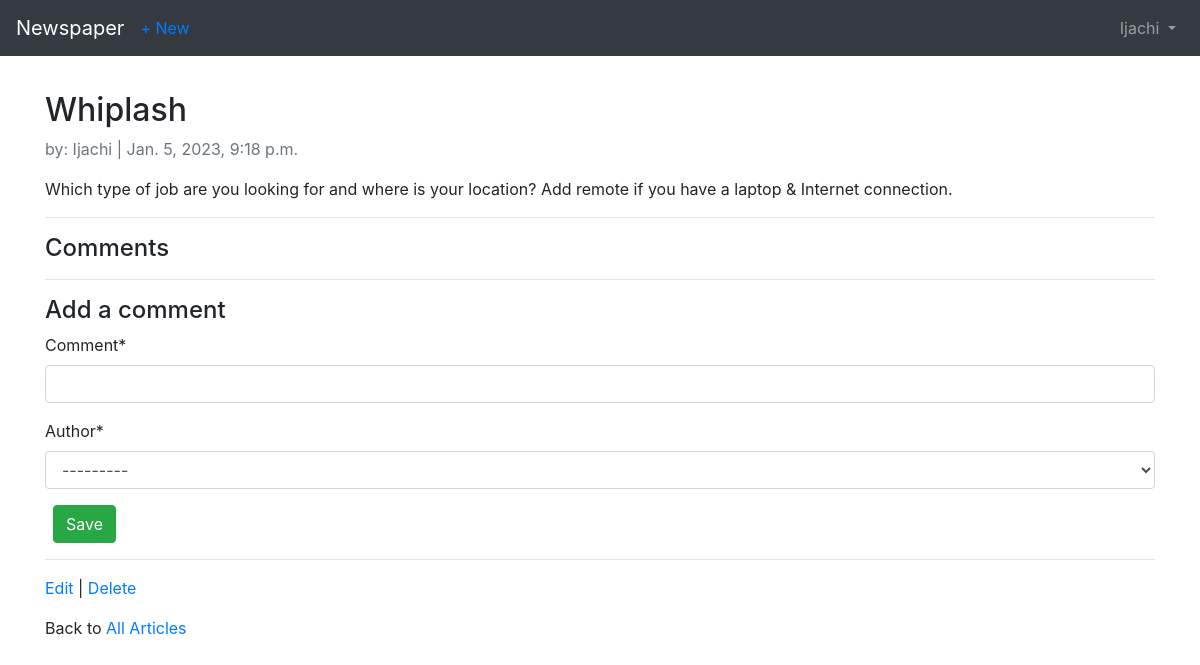
Page /articles/3/ (signed in) on the committed database.
### users/models.py (models this page shows)
class CustomUser(AbstractUser):
    age = models.PositiveIntegerField(null=True, blank=True)

### articles/models.py (models this page shows, shortened)
class Article(models.Model):
    title = models.CharField(max_length=255)
    body = models.TextField()
    date = models.DateTimeField(auto_now_add=True)
    author = models.ForeignKey(
        get_user_model(),
        on_delete=models.CASCADE,
    )

### articles/views.py (the view, shortened to what this page needs)
# urls.py: path("<int:pk>/", ArticleDetailView.as_view(), name="article_detail"),
class ArticleDetailView(LoginRequiredMixin, View):
    def get(self, request, *args, **kwargs):
        view = CommentGet.as_view()
        return view(request, *args, **kwargs)

### articles/views.py (called while the page is built)
    def get_context_data(self, **kwargs):
        context = super().get_context_data(**kwargs)
        context["form"] = CommentForm
        return context

### templates/article_detail.html (shortened to what this page needs)
{% extends "base.html" %}
{% load crispy_forms_tags %}
{% block content %}
    <div class="article-entry">
        <h2>{{ article.title }}</h2>
        <p class="text-muted">by: {{ article.author|capfirst }} | {{ article.date }}</p>
        <p>{{ article.body|linebreaksbr }}</p>
    </div>
    <hr>
    <h4>Comments</h4>
    <hr>
    <h4>Add a comment</h4>
    <form action="" method="post">
        {{ form|crispy }}
        <button class="btn btn-success ml-2" type="submit">Save</button>
    </form>
    <hr>
    <p>
        <a href="{% url 'article_edit' article.pk %}">Edit</a> |
        <a href="{% url 'article_delete' article.pk %}">Delete</a>
    </p>
    <p>Back to <a href="{% url 'article_list' %}">All Articles</a></p>
{% endblock content %}

### templates/base.html (shortened to what this page needs)
<!DOCTYPE html>
<html lang="en">
<head>
    <link rel="stylesheet" href="https://stackpath.bootstrapcdn.com/bootstrap/4.1.3/css/bootstrap.min.css">
</head>
<body>
    <nav class="navbar navbar-expand-md navbar-dark bg-dark mb-4">
        <a class="navbar-brand" href="{% url 'home' %}">Newspaper</a>
        {% if user.is_authenticated %}
            <ul class="navbar-nav mr-auto">
                <li class="nav-item"><a href="{% url 'article_new' %}">+ New</a></li>
            </ul>
        {% endif %}
            {% if user.is_authenticated %}
                <ul class="navbar-nav ml-auto">
                    <li class="nav-item">
                        <a class="nav-link dropdown-toggle" href="#" id="userMenu" data-toggle="dropdown" aria-haspopup="true" aria-expanded="false">
                            {{ user.username.title }}
                        </a>
                    </li>
                </ul>
            {% endif %}
    </nav>
    <div class="container" style="margin-top: 35px;">
        {% block content %}
        {% endblock content %}
    </div>
</body>
</html>

### rows in the picture
CustomUser: username "Ijachi"
Article: title "Whiplash", author "Ijachi", date "Jan. 5, 2023, 9:18 p.m.", body "Which type of job are you looking for and where is your location? Add remote if you have a laptop & Internet connection."
